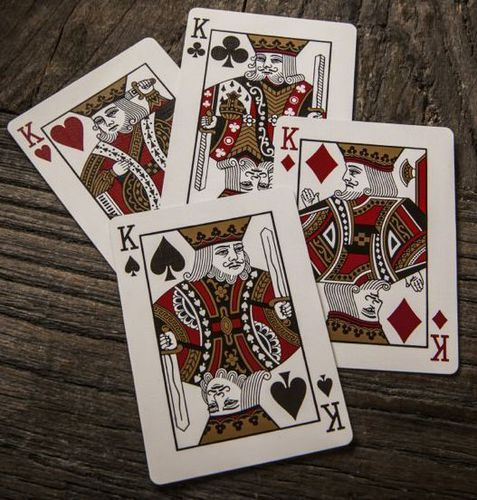
#> input picture small_projects/opencv/advanced/augmented_reality/test.jpg, 477 x 500 px
$ python main.py
#> lines starting #> are read from the running program, lines starting #| are printed output that depends on the picture; pictures that were not available may be replaced by others from this repository, and a replacement may not be noted
import cv2
import numpy as np

# Initialize
cap = cv2.VideoCapture(0)
img_target = cv2.imread('test.jpg')
#> img_target is the input picture: shape (500, 477, 3); mean B, G, R 88.1, 96.6, 109.6
my_video = cv2.VideoCapture("sample.mp4")

detection = False
frame_counter = 0

# Grab the first frame: to resize it to the target image
success, img_video = my_video.read()
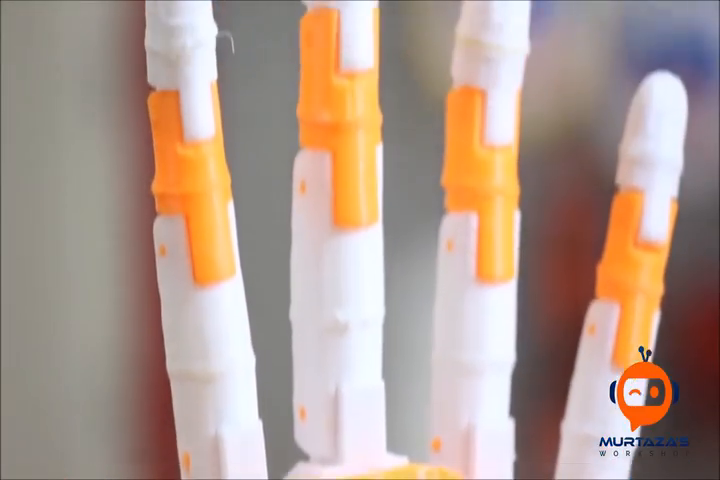
#> input picture frame 105 of small_projects/opencv/opencv_cpp/resources/test_video.mp4, 720 x 480 px, given in place of sample.mp4, which was not available
#> img_video is the input picture: shape (480, 720, 3); mean B, G, R 141.3, 152.9, 174.1
hT, wT, cT = img_target.shape
#> hT = 500; wT = 477; cT = 3
img_video = cv2.resize(img_video, (wT, hT))
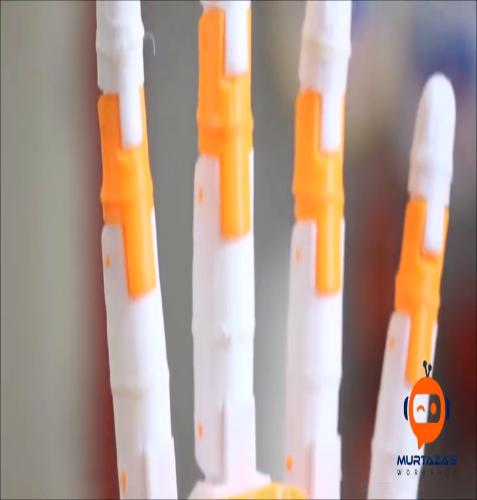
#> img_video: shape (500, 477, 3); mean B, G, R 141.2, 152.8, 174

# ORB detector with 1000 features
orb = cv2.ORB_create(nfeatures=1000)
kp1, des1 = orb.detectAndCompute(img_target, None)
#> kp1 = 1000 keypoints; strongest (x, y, size): (251, 91, 31), (253, 90, 31), (268, 150, 31), (346, 233, 31)

# Put everything in one window
# [46 lines left out: function stack_images, not called in this run]

while True:
    success, img_webcam = cap.read()
    img_aug = img_webcam.copy()
    kp2, des2 = orb.detectAndCompute(img_webcam, None)
#> kp2 = 388 keypoints; strongest (x, y, size): (625, 440, 31), (621, 443, 31), (626, 442, 31), (619, 442, 31)
    # img_webcam = cv2.DrawKeypoints(img_webcam, kp2, None)

    if detection == False:
        my_video.set(cv2.CAP_PROP_POS_FRAMES, 0)
        frame_counter = 0
    else:
        # Reach the maximum frame or not
        if frame_counter == my_video.get(cv2.CAP_PROP_POS_FRAME_COUNT):
            my_video.set(cv2.CAP_PROP_POS_FRAMES, 0)
            frame_counter = 0

        success, img_video = my_video.read()
        img_video = cv2.resize(img_video, (wT, hT))

    # Use KNN brute force match to find matches
    bf = cv2.BFMatcher()
    matches = bf.knnMatch(des1, des2, k=2)
#> matches = 1000 matches
    valid = []

    for m, n in matches:
        if m.distance < 0.75 * n.distance:
            valid.append(m)
#> after the loop, valid = 5 matches

    img_features = cv2.drawMatches(img_target, kp1, img_webcam, kp2, valid, None, flags=2)
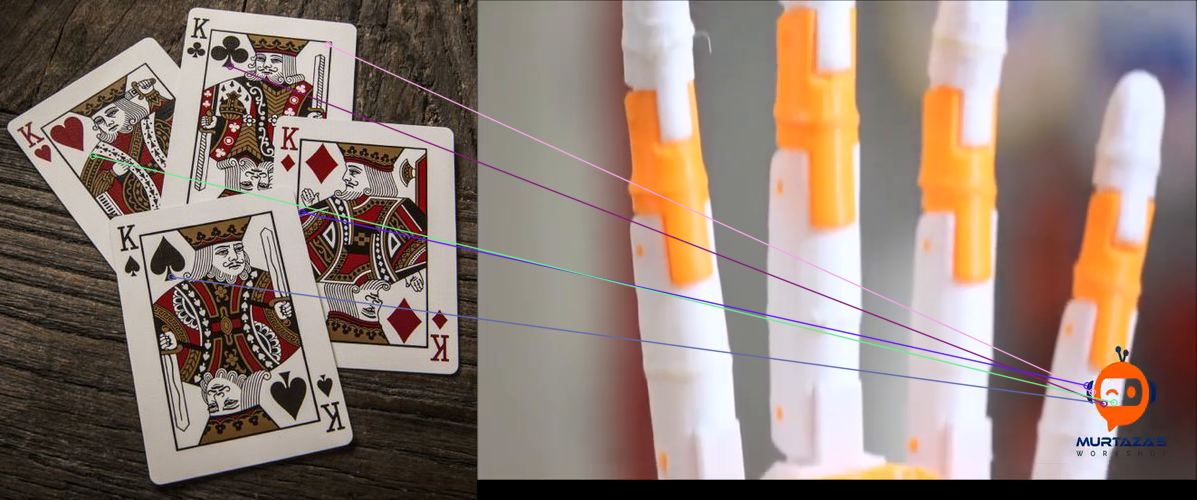
#> img_features: shape (500, 1197, 3); mean B, G, R 117, 126.4, 143.8

    # Homography: find the relationship(matrix) between points in training image and the location of these points in the query(target) image
    if len(valid) > 20:
        detection = True
        src_pts = np.float32([kp1[m.queryIdx].pt for m in valid]).reshape(-1, 1, 2)
        dst_pts = np.float32([kp2[m.trainIdx].pt for m in valid]).reshape(-1, 1, 2)
        matrix, mask = cv2.findHomography(src_pts, dst_pts, cv2.RANSAC, 5)
        print(matrix)

        # Find the bounding box
        pts = np.float32([[0,0],[0,hT],[wT,hT],[wT,0]]).reshape(-1, 1, 2)
        dst = cv2.perspectiveTransform(pts, matrix)

        img2 = cv2.polylines(img_webcam, [np.int32(dst)], True, (255,0,255), 3)
        # Augmentation
        img_warp = cv2.warpPerspective(img_video, matrix, (img_webcam.shape[1], img_webcam.shape[0]))

        # Create the appropraite mask to overlay the target on sample images
        mask_new = np.zeros((img_webcam.shape[0],img_webcam.shape[1]), np.uint8)
        cv2.fillPoly(mask_new, [np.int32(dst)], (255,255,255))
        mask_inv = cv2.bitwise_not(mask_new)

        img_aug = cv2.bitwise_and(img_aug, img_aug, mask=mask_inv)
        # Add final img with warped image
        img_aug = cv2.bitwise_or(img_warp, img_aug)

        img_stacked = stack_images(([img_webcam, img_video, img_target], [img_features, img_warp, img_aug]), 0.5)

    # [5 lines of commented-out code are left out]

#> (the run stopped early here; a loop or call above may not have finished)
